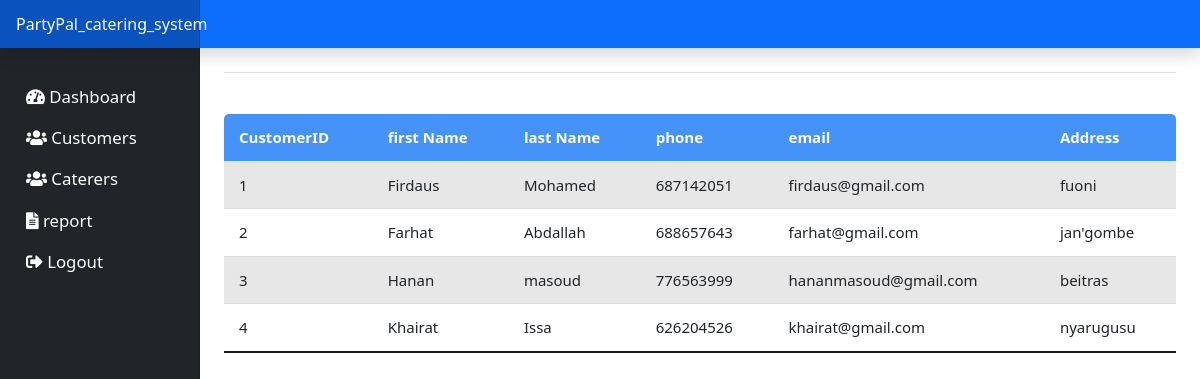
Page /customer.php (signed in) on the committed database.
### tables this page shows
CREATE TABLE `customer` (
  `CustomerID` int(11) NOT NULL,
  `firstName` varchar(200) NOT NULL,
  `lastName` varchar(200) NOT NULL,
  `password` varchar(50) NOT NULL,
  `phone` int(11) NOT NULL,
  `email` varchar(50) NOT NULL,
  `address` varchar(50) NOT NULL,
  `role` enum('customer') NOT NULL
);

### customer.php (the view, shortened to what this page needs)
<!doctype html>
<html lang = 'en'>
<head>
<link href = 'assets/dist/css/bootstrap.min.css' rel = 'stylesheet'>
<link href = 'assets/dashboard.css' rel = 'stylesheet'>
</head>
<body>
<?php
include_once( 'header.php' );
?>
<div class = 'container-fluid'>
<div class = 'row'>
<?php
include_once( 'sidenav.php' );
?>
<main class = 'col-md-9 ms-sm-auto col-lg-10 px-md-4'>
<div class = 'd-flex justify-content-between flex-wrap flex-md-nowrap align-items-center pt-3 pb-2 mb-3 border-bottom'>
</div>
<div class = 'table-responsive'>
<table class = 'table table-striped table-sm'>
<thead>
<tr>
<th scope = 'col'>CustomerID</th>
<th scope = 'col'>first Name</th>
<th scope = 'col'>last Name</th>
<th scope = 'col'>phone</th>
<th scope = 'col'>email</th>
<th scope = 'col'>Address</th>
</tr>
</thead>
<tbody>
<?php
require_once( 'connection.php' );
$statement = $conn->prepare( 'SELECT firstName, lastName, phone, email, address FROM customer' );
$statement->execute();
$n = 1;
while( $row = $statement->fetch() ) {
    echo '<tr>';
    echo '<td>'.$n.'</td>';
    echo '<td>'.$row[ 'firstName' ].'</td>';
    echo '<td>'.$row[ 'lastName' ].'</td>';
    echo '<td>'.$row[ 'phone' ].'</td>';
    echo '<td>'.$row[ 'email' ].'</td>';
    echo '<td>'.$row[ 'address' ].'</td>';
    echo '</tr>';
    $n = $n+1;
}
?>
</tbody>
</table>
</div>
</main>
</div>
</div>
</body>
</html>

### assets/dashboard.css (style rules this page uses)
body { font-size: .875rem; }
.table { border-collapse: collapse; margin: 25px 0; font-size: 15px; min-width: 100%; overflow: hidden; border-radius: 5px 5px 0 0; }
table thead tr { color: #fff; background: #4593f8; text-align: left; font-weight: bold; }
.table th, .table td { padding: 12px 15px; }
.table tbody tr { border-bottom: 1px solid #ddd; }
.table tbody tr:nth-of-type(odd) { background: #f3f3f3; }
.table tbody tr:last-of-type { border-bottom: 2px solid #161917; }

### rows in the picture
customer: firstName "Firdaus", lastName "Mohamed", phone "687142051", email "firdaus@gmail.com", address "fuoni"
customer: firstName "Farhat", lastName "Abdallah", phone "688657643", email "farhat@gmail.com", address "jan'gombe"
customer: firstName "Hanan", lastName "masoud", phone "776563999", email "hananmasoud@gmail.com", address "beitras"
customer: firstName "Khairat", lastName "Issa", phone "626204526", email "khairat@gmail.com", address "nyarugusu"
